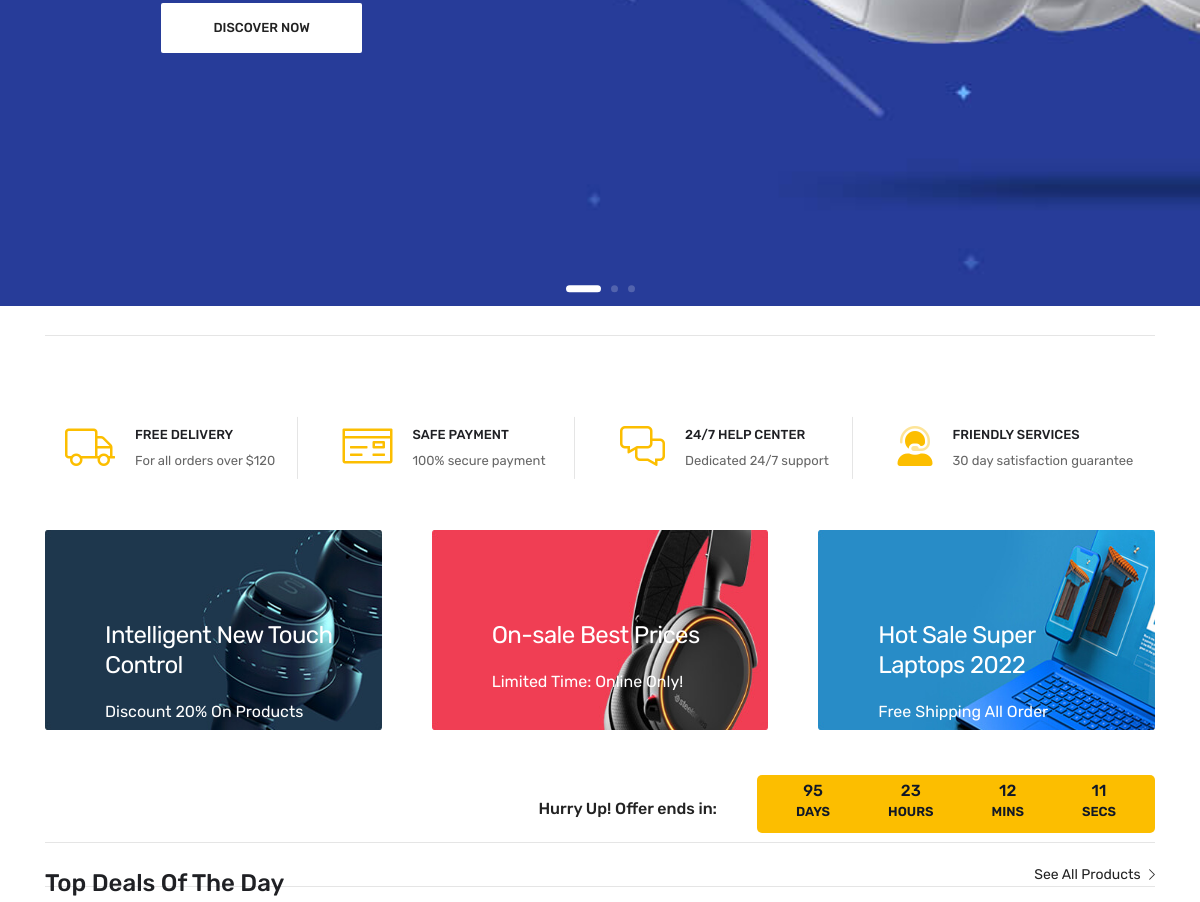
The app's page / (middle part), older data.
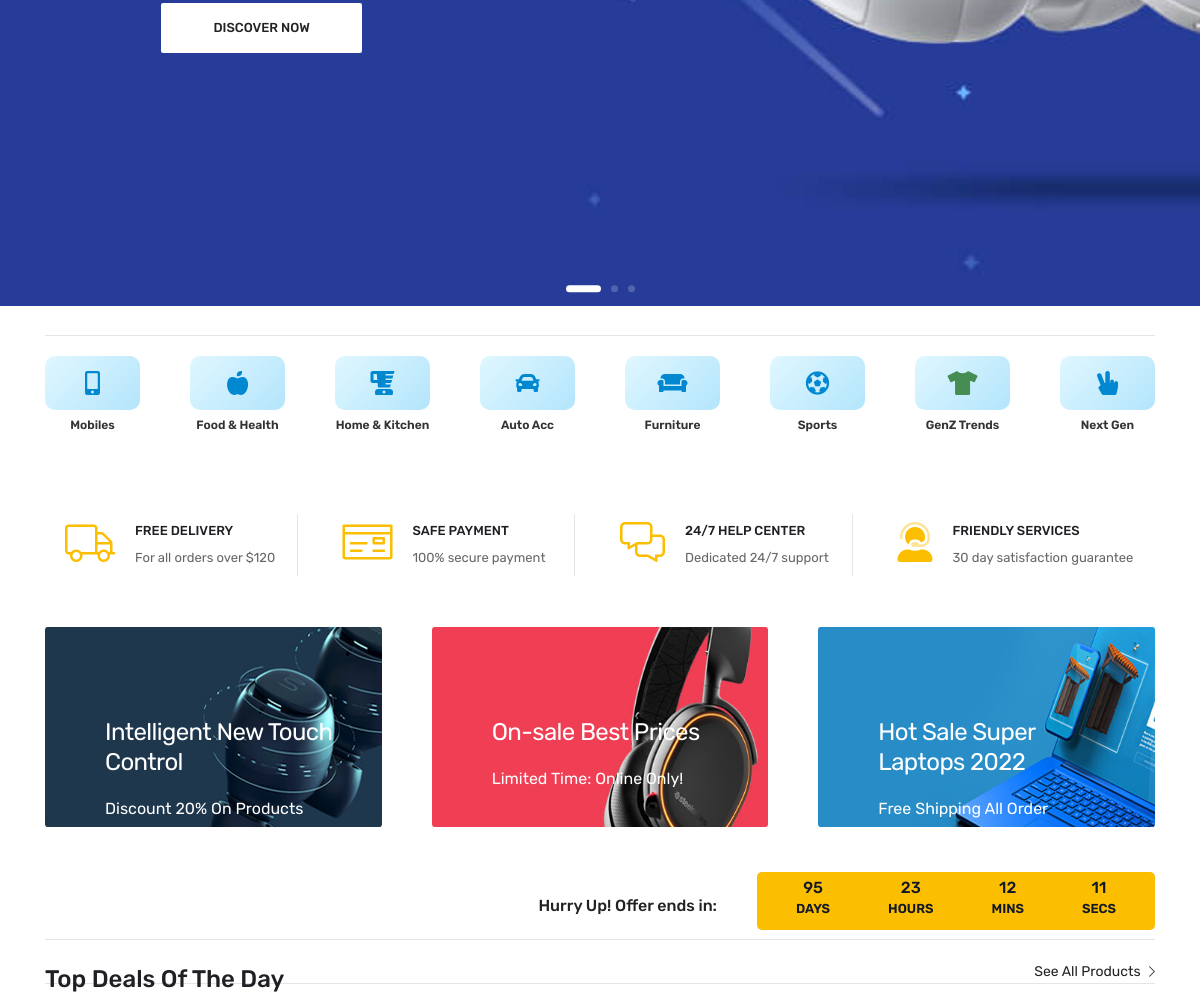
The same page, newer data.
### Hub/models.py (models this page shows, shortened)
class Slider(models.Model):
    title = models.CharField(max_length=200)
    subtitle = models.CharField(max_length=255, blank=True)
    description = models.TextField(blank=True)
    image = models.ImageField(upload_to='sliders/')
    top_button_text = models.CharField(max_length=50, default="HOT DEALS")
    top_button_url = models.CharField(max_length=100)
    order = models.IntegerField(default=0, help_text="Display order (lower numbers appear first)")
    is_active = models.BooleanField(default=True)
    class Meta:
        ordering = ['order', '-id']

class Feature(models.Model):
    title = models.CharField(max_length=100)
    description = models.CharField(max_length=200)
    icon_class = models.CharField(
        max_length=50,
        help_text="FontAwesome class e.g. 'fal fa-truck'"
    )
    is_active = models.BooleanField(default=True)
    order = models.PositiveIntegerField(default=0)
    class Meta:
        ordering = ['order']

class Banner(models.Model):
    BANNER_TYPE_CHOICES = [
        ('SMALL', 'Small Banner'),
        ('MEDIUM', 'Medium Banner'),
        ('LARGE', 'Large Banner'),
    ]
    PAGE_CHOICES = [
        ('HOME', 'Home Page'),
        ('SHOP', 'Shop Page'),
        ('BOTH', 'Both Home & Shop'),
    ]
    BUTTON_STYLE_CHOICES = [
        ('st-btn', 'Yellow Button (HOT DEALS)'),
        ('st-btn-3 b-radius', 'White Button (Shop Deals)'),
        ('none', 'No Button'),
    ]
    title = models.CharField(max_length=200, help_text="Main title/heading of the banner")
    subtitle = models.CharField(max_length=200, blank=True, help_text="Subtitle or description (optional)")
    badge_text = models.CharField(max_length=50, blank=True, help_text="Badge text like 'HOT DEALS' (optional)")
    image = models.ImageField(upload_to='banners/', help_text="Banner background image")
    link_url = models.CharField(
        max_length=200,
        default="#",
        blank=True,
        help_text="URL to redirect when banner is clicked"
    )
    button_text = models.CharField(max_length=50, blank=True, help_text="Button text like 'Shop Deals' (optional)")
    button_style = models.CharField(
        max_length=20,
        choices=BUTTON_STYLE_CHOICES,
        default='none',
        help_text="Select button style"
    )
    banner_type = models.CharField(
        max_length=10,
        choices=BANNER_TYPE_CHOICES,
        default='LARGE',
        help_text="Banner size type"
    )
    page_type = models.CharField(
        max_length=10,
        choices=PAGE_CHOICES,
        default='HOME',
        help_text="Which page to display this banner on"
    )
    background_color = models.CharField(
        max_length=20,
        blank=True,
        help_text="Optional background color overlay (e.g., rgba(255,0,0,0.1))"
    )
    is_active = models.BooleanField(default=True)
    order = models.PositiveIntegerField(default=0, help_text="Display order (lower number = shown first)")
    class Meta:
        ordering = ['order']

class CategoryIcon(models.Model):
    name = models.CharField(max_length=100, help_text="Category name (e.g., Mobiles, Food & Health)")
    icon_class = models.CharField(
        max_length=100,
        help_text="FontAwesome icon class (e.g., 'fas fa-mobile-alt')"
    )
    category_key = models.CharField(
        max_length=50,
        unique=True,
        help_text="Category key matching Product.CATEGORY_CHOICES (e.g., 'MOBILES')"
    )
    background_gradient = models.CharField(
        max_length=200,
        default="linear-gradient(135deg, #e0f7ff 0%, #b3e5fc 100%)",
        help_text="CSS gradient for icon background"
    )
    icon_color = models.CharField(
        max_length=20,
        default="#0288d1",
        help_text="Icon color (hex code)"
    )
    is_active = models.BooleanField(default=True)
    order = models.PositiveIntegerField(default=0, help_text="Display order (lower numbers appear first)")
    class Meta:
        ordering = ['order', 'id']
        verbose_name = "Category Icon"
        verbose_name_plural = "Category Icons"

### Hub/views.py (the view)
# urls.py: path('', views.index, name='index'),  # index.html
def index(request):
    sliders = Slider.objects.filter(is_active=True)
    features = Feature.objects.filter(is_active=True)
    banners = Banner.objects.filter(is_active=True)
    categories = CategoryIcon.objects.filter(is_active=True)
    top_deals = Product.objects.filter(is_active=True, category='TOP_DEALS')
    top_selling = Product.objects.filter(is_active=True, category='TOP_SELLING')
    top_featured = Product.objects.filter(is_active=True, category='TOP_FEATURED')
    recommended = Product.objects.filter(is_active=True, category='RECOMMENDED')
    countdown = DealCountdown.objects.filter(is_active=True).first()
    wishlist_product_ids = []
    cart_product_ids = []
    if request.user.is_authenticated:
        wishlist_product_ids = list(Wishlist.objects.filter(user=request.user).values_list('product_id', flat=True))
        cart_product_ids = list(Cart.objects.filter(user=request.user).values_list('product_id', flat=True))
    return render(
        request,
        'index.html',
        {
            'sliders': sliders,
            'features': features,
            'banners': banners,
            'categories': categories,
            'top_deals': top_deals,
            'top_selling': top_selling,
            'top_featured': top_featured,
            'recommended': recommended,
            'countdown': countdown,
            'wishlist_product_ids': wishlist_product_ids,
            'cart_product_ids': cart_product_ids,
        }
    )

### Hub/context_processors.py (called while the page is built, shortened)
def cart_wishlist_context(request):
    context = {
        'cart_count': 0,
        'wishlist_count': 0,
        'cart_total': 0,
        'cart_items': [],
    }
    return context

### Hub/models.py (called while the page is built)
    def progress_percent(self):
        if self.stock == 0:
            return 0
        return int((self.sold / self.stock) * 100)

### Hub/templatetags/hub_filters.py (called while the page is built)
@register.filter
def calc_discount(old_price, new_price):
    try:
        old = Decimal(str(old_price))
        new = Decimal(str(new_price))
        if old > 0 and new < old:
            discount = ((old - new) / old) * 100
            return int(discount)
        return 0
    except (ValueError, TypeError, AttributeError, ZeroDivisionError):
        return 0

### Hub/templates/index.html (shortened to what the changed rows need)
﻿{% extends "base.html" %}
{% load static %}
{% load hub_filters %}
{% block content %}
<div class="slider-area">
    <div class="swiper-container slider__active">
        <div class="slider-wrapper swiper-wrapper">
            {% for slider in sliders %}
    <div class="single-slider swiper-slide slider-height d-flex align-items-center"
    style="
        {% if slider.image %}background-image: url('{{ slider.image.url }}');{% else %}background-color: #f0f0f0;{% endif %}
        background-size: cover;
        background-position: center;
        background-repeat: no-repeat;
        width: 100%;
    ">
                <div class="container">
                    <div class="row">
                        <div class="col-xl-5">
                            <div class="slider-content">
                            <div class="slider-bottom-btn mt-75">
                                <a data-animation="fadeInUp"
                                    data-delay="1.15s"
                                    href="/shop/"
                                    class="st-btn-b b-radius">
                                    Discover now
                                </a>
                            </div>
                            </div>
                        </div>
                    </div>
                </div>
            </div>
            {% endfor %}
            <div class="main-slider-paginations"></div>
        </div>
    </div>
</div>
<section class="category__area pt-30 pb-10">
    <div class="container">
        <div class="row justify-content-center">
            {% for category in categories %}
            <div class="col-xl col-lg col-md-2 col-sm-3 col-4">
                <a href="{% url 'shop' %}?category={{ category.category_key }}" class="category__item text-center mb-20" style="display: block; text-decoration: none;">
                    <div class="category__icon" style="background: {{ category.background_gradient }}; padding: 15px; border-radius: 10px; margin-bottom: 8px;">
                        <i class="{{ category.icon_class }}" style="font-size: 24px; color: {{ category.icon_color }};"></i>
                    </div>
                    <h6 style="color: #333; font-weight: 600; font-size: 12px;">{{ category.name }}</h6>
                </a>
            </div>
            {% endfor %}
        </div>
    </div>
</section>
        <section class="features__area pt-20">
    <div class="container">
        <div class="row row-cols-xxl-4 row-cols-xl-4 row-cols-lg-4
                    row-cols-md-2 row-cols-sm-2 row-cols-1 gx-0">
            {% for feature in features %}
            <div class="col">
                <div class="features__item d-flex white-bg {% if forloop.last %}features__item-last{% endif %}">
                    <div class="features__icon mr-20">
                        <i class="{{ feature.icon_class }}"></i>
                    </div>
                    <div class="features__content">
                        <h6>{{ feature.title }}</h6>
                        <p>{{ feature.description }}</p>
                    </div>
                </div>
            </div>
            {% endfor %}
        </div>
    </div>
</section>
<section class="banner__area pt-20 pb-10">
    <div class="container">
        <div class="row">
            {% for banner in banners %}
            <div class="col-xl-4 col-lg-4 col-md-6">
                <div class="banner__item p-relative w-img mb-30">
                    <div class="banner__img">
                        <a href="{{ banner.link_url }}">
                            {% if banner.image %}<img src="{{ banner.image.url }}" alt="{{ banner.title }}">{% else %}<img src="{% static 'assets/img/product/tp-1.jpg' %}" alt="{{ banner.title }}" style="background-color: #f0f0f0;">{% endif %}
                        </a>
                    </div>
                    <div class="banner__content">
                        <h6>
                            <a href="{{ banner.link_url }}">
                                {{ banner.title|linebreaksbr }}
                            </a>
                        </h6>
                        <p>{{ banner.subtitle }}</p>
                    </div>
                </div>
            </div>
            {% endfor %}
        </div>
    </div>
</section>
{% endblock content %}

Row changes from the older to the newer data that the page shows:
added CategoryIcon: name "Mobiles"
added CategoryIcon: name "Food & Health"
added CategoryIcon: name "Home & Kitchen"
added CategoryIcon: name "Auto Acc"
added CategoryIcon: name "Furniture"
added CategoryIcon: name "Sports"
added CategoryIcon: name "GenZ Trends"
added CategoryIcon: name "Next Gen"
